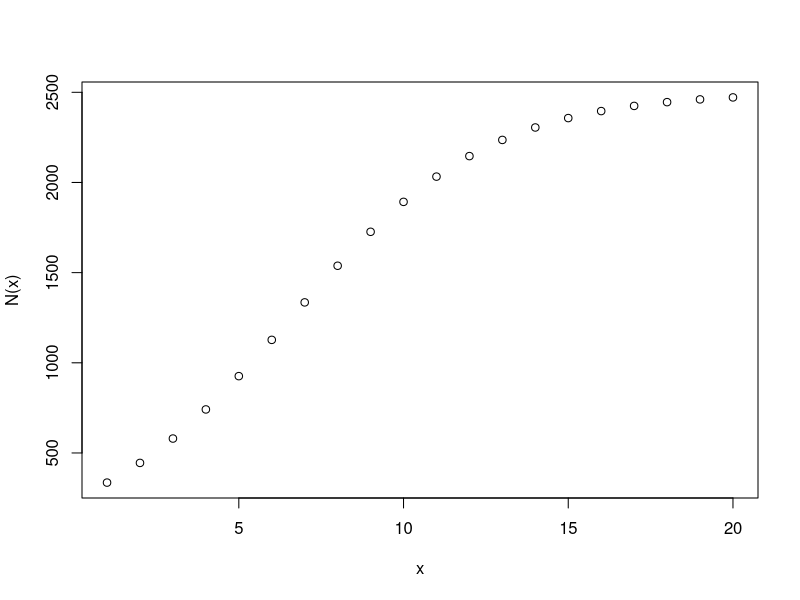

Reproduce this figure in R.
# a)
N <- function(t) {
  return (2500 / (1 + 9 * exp(-t/3)))
}

x = 1:20
plot(x,N(x))

# c)
# exp(-t/3) -> 0
# N(t) -> 2500

# d)
t <- function(N) {
  t <- (-3) * log(((2500/N) -1)/9)
  return(t)
}
t(1000)
